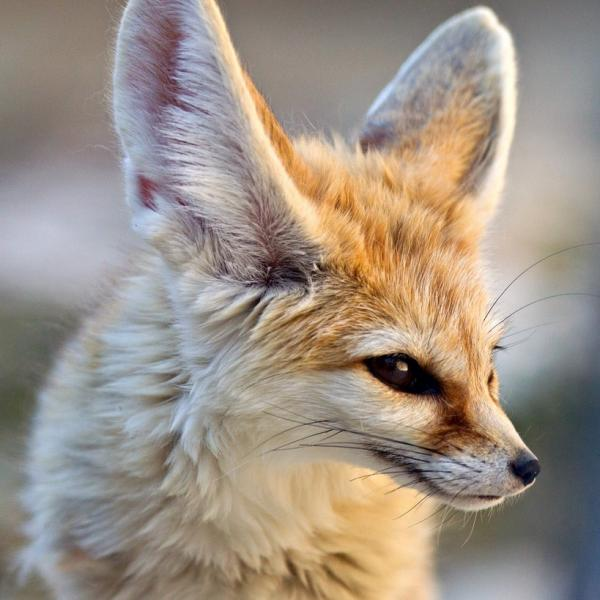
#> input picture clases/Cap03_Mejoramiento_Espacial/Matlab_Python/zorro.jpg, 600 x 600 px
$ python histograma.py
#> lines starting #> are read from the running program, lines starting #| are printed output that depends on the picture
#//////////////////////////////////////
#//Histograma
#//Autor: José Ramón Iglesias
#/////////////////////////////////////


import cv2
import numpy as np
import matplotlib.pyplot as plt

#imagen de entrada
f = cv2.imread('zorro.jpg', 0)
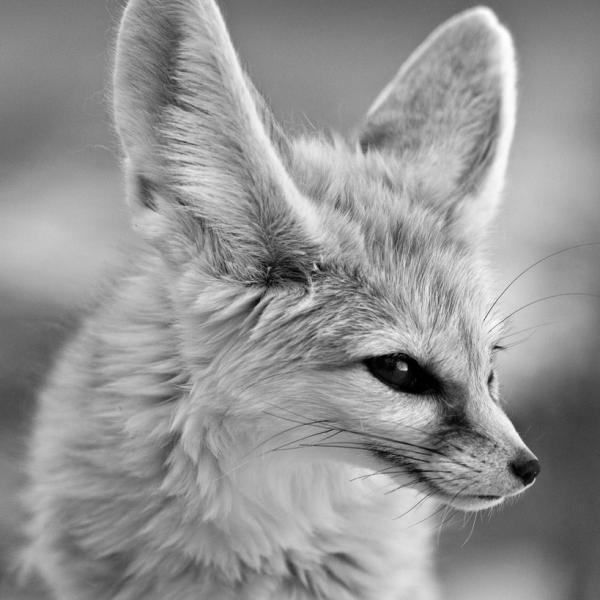
#> f: shape (600, 600); min 0, max 255, mean 148

def histograma(sourceImage):
    """calculo del histograma, la cual regresa el eje x con 256 valores de intensidad
    y la frecuencia de estos en la imagen, es decir, el histograma beibe"""

    #inicializacion del histograma y de los 256 de intensidad
    hist = np.zeros(256)
    x = np.array(range(256))

    #iteraremos sobre cada pixel de la imagen
    width, height = sourceImage.shape
#> width = 600; height = 600
    totalSize = width*height;
#> totalSize = 360000

    for i in range(width):
        for j in range(height):
            brillo = f[i, j]
            #aumentamos la columna del histograma correspondiente a ese brillo en particular
            hist[brillo] += 1
#> after the loop, hist = 256 values, max 4013 at index 169, min 10 at index 254, mean 1406.2
    hist = hist/totalSize
#> hist = 256 values, max 0.0111 at index 169, min 2.78e-05 at index 254, mean 0.00391
    return x, hist


x, histF = histograma(f)
#> x = 256 values from 0 to 255; histF has the same summary as hist in histograma

plt.figure()
plt.bar(x, histF)
plt.xlabel('niveles de intensidad')
plt.ylabel('probabilidad de ocurrencia')
plt.title('histograma')


plt.figure()
plt.imshow(f, cmap = 'gray')
plt.show()
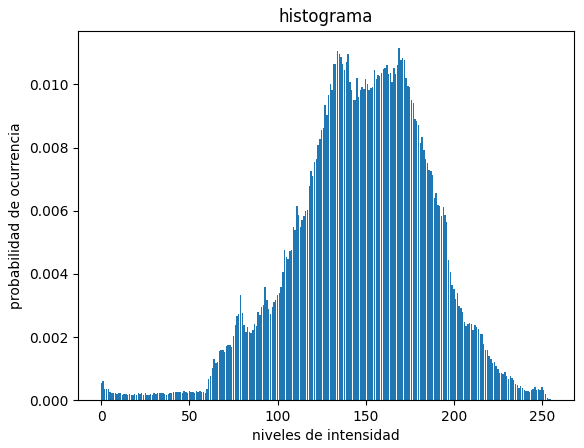
#> figure drawn by matplotlib, 1 panel; tallest bar 0.0111 high, from x = 168.6 to 169.4


# y buuuueeeno, tambien se puede usar la funcion de opencv y de numpy, ya cada quien
numpyHistogram, bins = np.histogram(f, 256, [0, 256])
#> numpyHistogram = 256 values, max 4013 at index 169, min 10 at index 254, mean 1406.2; bins = 257 values from 0 to 256
opencvHistogram = cv2.calcHist([f], [0], None, [256], [0, 256])
#> opencvHistogram has the same summary as numpyHistogram

# [8 lines of commented-out code are left out]

$ run again, with clases/Cap03_Mejoramiento_Espacial/Matlab_Python/CamisaRayas.jpg copied over clases/Cap03_Mejoramiento_Espacial/Matlab_Python/zorro.jpg
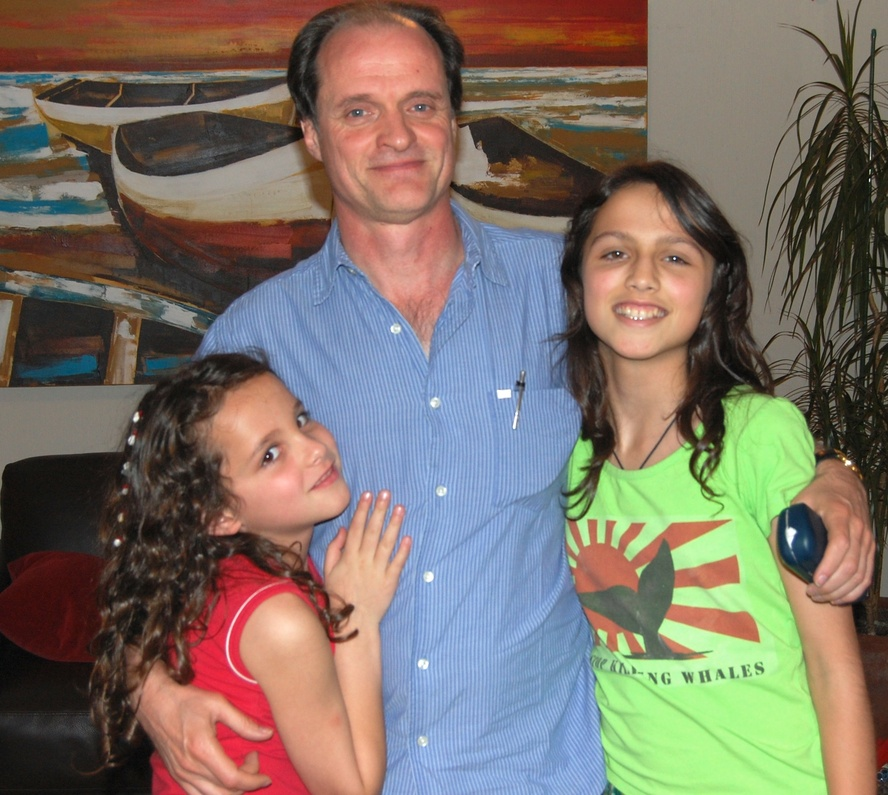
#> input picture clases/Cap03_Mejoramiento_Espacial/Matlab_Python/CamisaRayas.jpg, 888 x 795 px, shrunk from 2105 x 1884 before the run
#> `f = cv2.imread('zorro.jpg', 0)`:
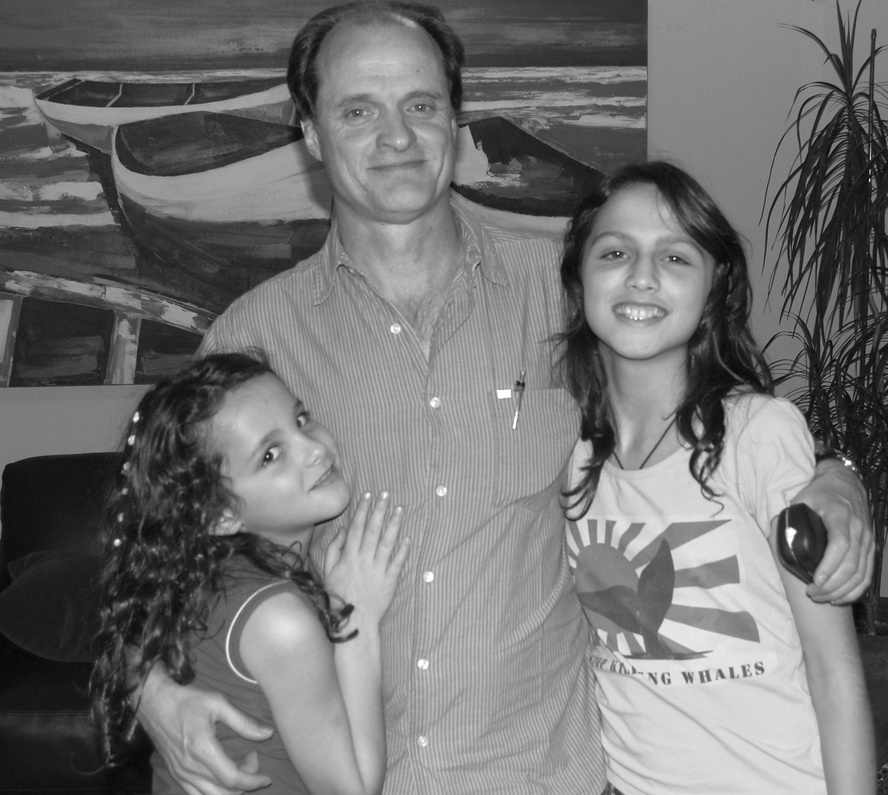
#> f: shape (795, 888); min 5, max 255, mean 115.6
#> after the loop in histograma, `for i in range(width):`: hist = 256 values, max 6728 at index 138, min 0 at index 0, mean 2757.7
#> in histograma, `hist = hist/totalSize`: hist = 256 values, max 0.00953 at index 138, min 0 at index 0, mean 0.00391
#> x = 256 values from 0 to 255; histF has the same summary as hist in histograma
#> `plt.show()`:
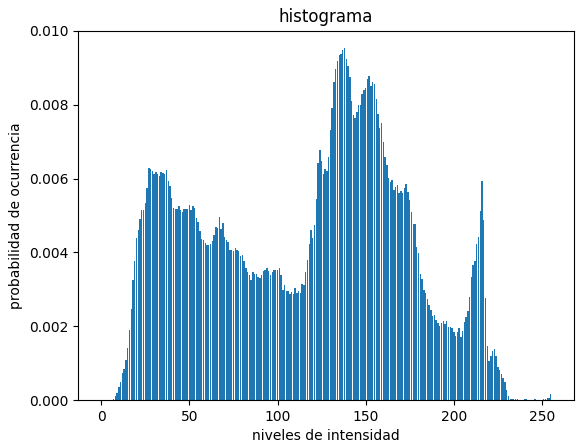
#> figure drawn by matplotlib, 1 panel; tallest bar 0.00953 high, from x = 137.6 to 138.4
#> numpyHistogram = 256 values, max 6728 at index 138, min 0 at index 0, mean 2757.7; bins = 257 values from 0 to 256
#> opencvHistogram has the same summary as numpyHistogram
